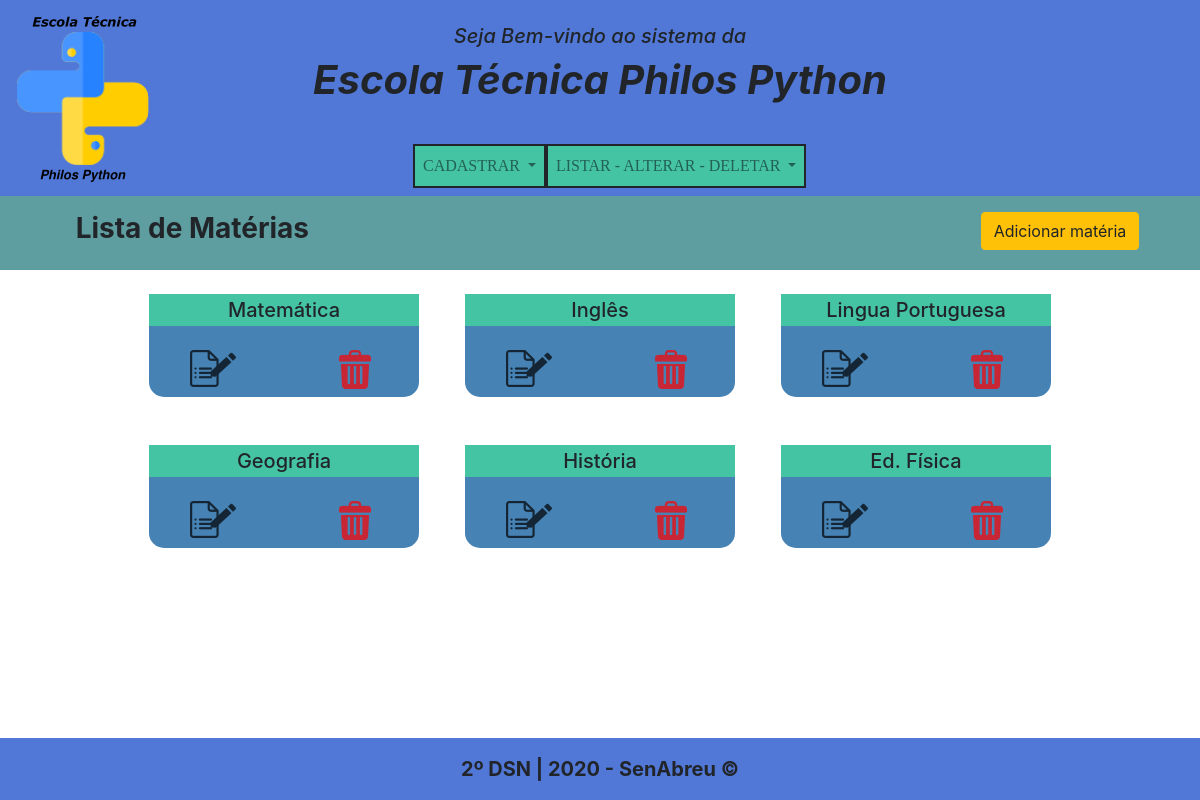
The app's page /listaMateria/, older data.
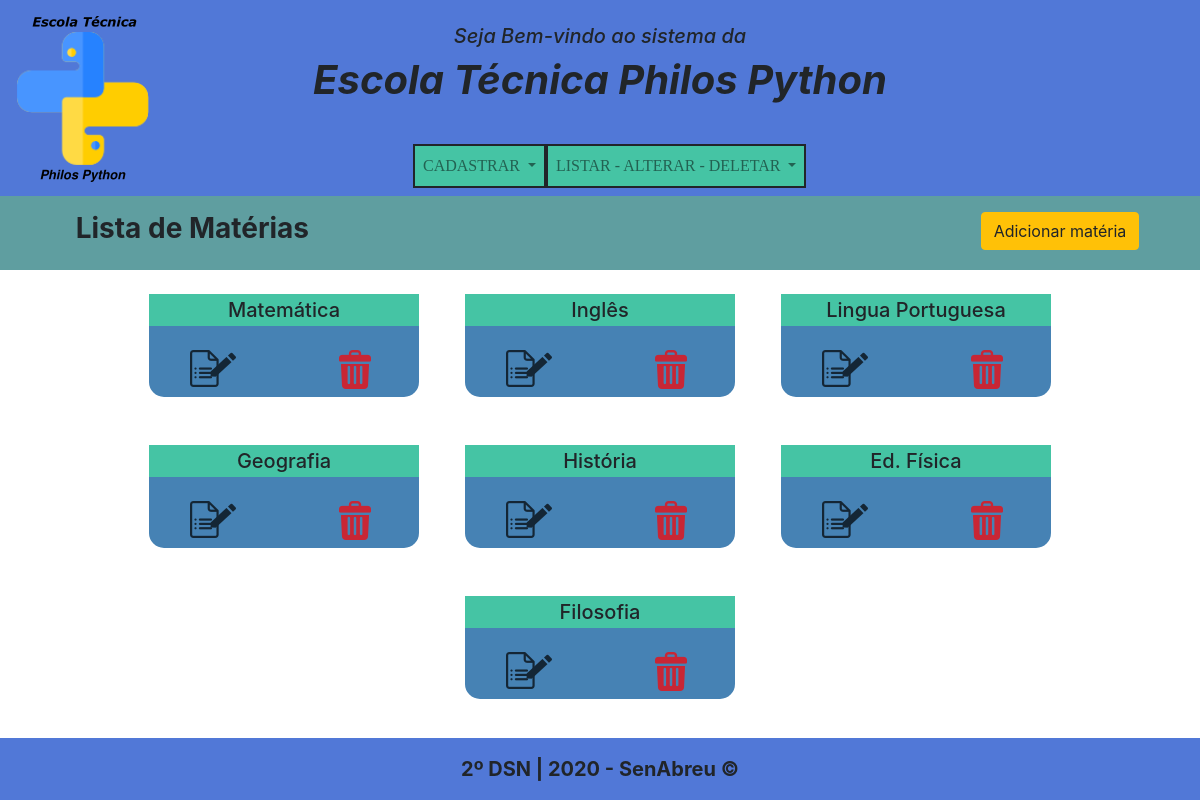
The same page, newer data.
### escola/models.py (models this page shows, shortened)
class Materia(models.Model):
    ID_Materia = models.AutoField(primary_key=True)
    nome_da_materia = models.CharField(max_length=45)
    class Meta:
        db_table = 'materia'

### escola/views.py (the view)
# urls.py: path("listaMateria/", listamat, name="url_listagemMat"),
def listamat(request):
    data = {}
    data["Materia"] = Materia.objects.all()
    return render(request, "Materia/listaMateria.html", data)

### escola/templates/Materia/listaMateria.html (shortened to what this page needs)
<!DOCTYPE html>
<html lang="pt-br">
    <head>
        <link rel="stylesheet" href="https://stackpath.bootstrapcdn.com/bootstrap/4.1.3/css/bootstrap.min.css"
>
        {% load static %}
        <link rel="stylesheet" href="{% static '../static/estilo/style.css' %}">
    </head>
    <body>
        <header class="clearfix">
            <figure class="figure pt-3 pl-3 logo">
                <a href="/"><img src="{% static '../static/img/pythonlogo.png' %}" class="figure-img img-fluid rounded float-left" alt="Logo Philos Python"></a>
            </figure>
            <div class="">
                <h5 class="text-center title-1 pt-4">Seja Bem-vindo ao sistema da</h5>
                <h1 class="text-center title-2 pb-4">Escola Técnica Philos Python</h1>
            </div>
            <div>
                <nav class="navbar navbar-expand-lg navbar-light teste">
                    <div class="collapse navbar-collapse teste" id="conteudoNavbarSuportado">
                        <ul class="navbar-nav mr-auto">
                            <li class="nav-item dropdown">
                                <a class="nav-link dropdown-toggle" href="#" id="navbarDropdown" role="button" data-toggle="dropdown" aria-haspopup="true" aria-expanded="false">
                                    CADASTRAR
                                </a>
                            </li>
                            <li class="nav-item dropdown">
                                <a class="nav-link dropdown-toggle" href="#" id="navbarDropdown" role="button" data-toggle="dropdown" aria-haspopup="true" aria-expanded="false">
                                    LISTAR - ALTERAR - DELETAR
                                </a>
                            </li>
                        </ul>
                    </div>
                </nav>
            </div>
        </header>
        <main class="mb-5">
            <div class="container-fluid ">
                <div class="row barra-t px-5 py-3 justify-content-center">
                    <h3 class="col-md-6 col-sm-5 col-12 nome-t">Lista de Matérias</h3>
                    <div class="col-md-3 col-lg-4 col-sm-2"></div>
                    <a href="{% url 'url_cadastroMat' %}" class="">
                        <button type="submit" class="btn btn-warning ">
                            Adicionar matéria
                        </button>
                    </a>
                </div>
            </div>
            <div class="container-fluid">
                <div class="row justify-content-center">
                    {% for Materia in Materia %}
                    <div class="col-md-3 text-center mt-4 mb-2 m-2">
                        <div class="items-l mb-3">
                            <h5 class="nome-l p-1">{{ Materia.nome_da_materia }}</h5>
                            <div class="row justify-content-center pt-3 p-2">
                                <div class="col-md-6 col-6">
                                    <a href="{% url 'url_atualizarMat' Materia.ID_Materia %}">
                                        <img type="submit" src="{% static '../static/img/edit.png' %}" class="btn-img">
                                    </a>
                                </div>
                                <div class="col-md-6 col-6">
                                    <a href="{% url 'url_deletaMat' Materia.ID_Materia %}">
                                        <img type="submit" src="{% static '../static/img/delete.png' %}" class="btn-img">
                                    </a>
                                </div>
                            </div>
                        </div>
                    </div>
                {% endfor %}
                </div>
            </div>
        </main>
        <footer class="container-fluid fixed-bottom">
            <div class="row justify-content-center">
                <p class="footer-p mt-3">2º DSN | 2020 - SenAbreu ©</p>
            </div>
        </footer>
    </body>
</html>

Row changes from the older to the newer data that the page shows:
added Materia: nome_da_materia "Filosofia"
